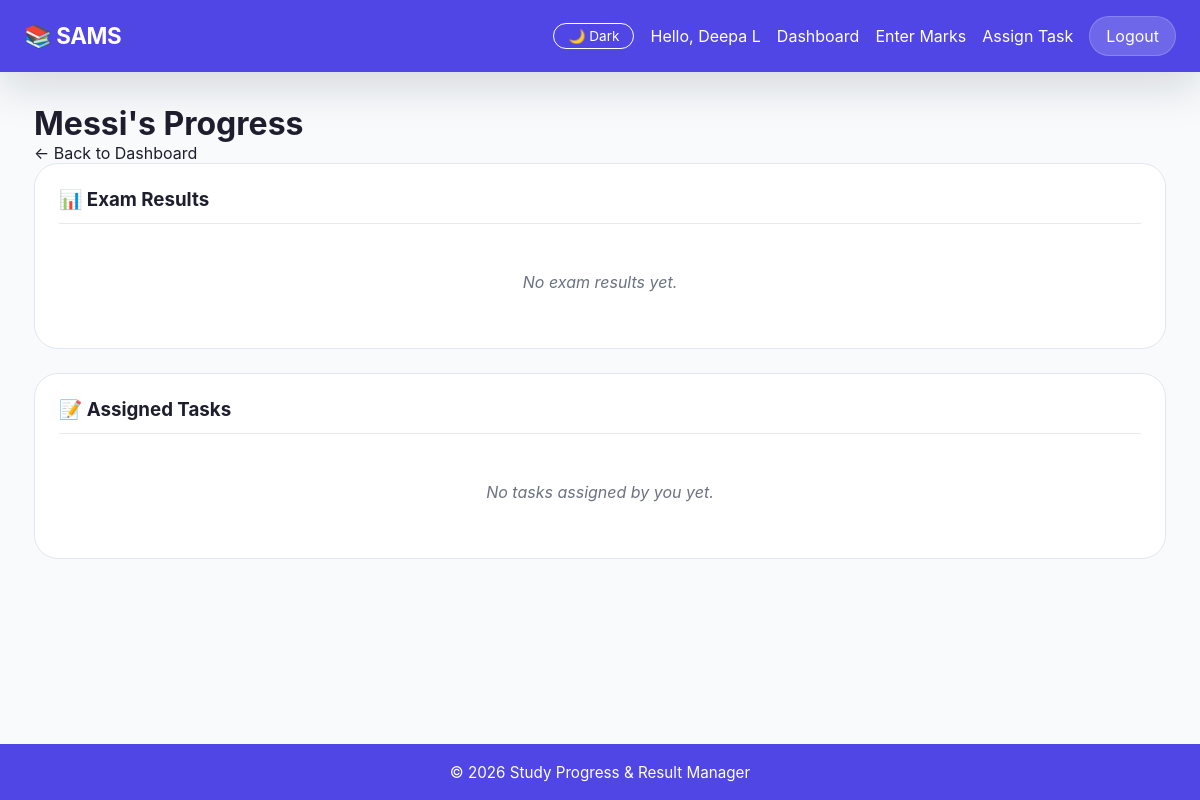
Page /teacher/student-progress/6 (signed in) on the earlier database version.
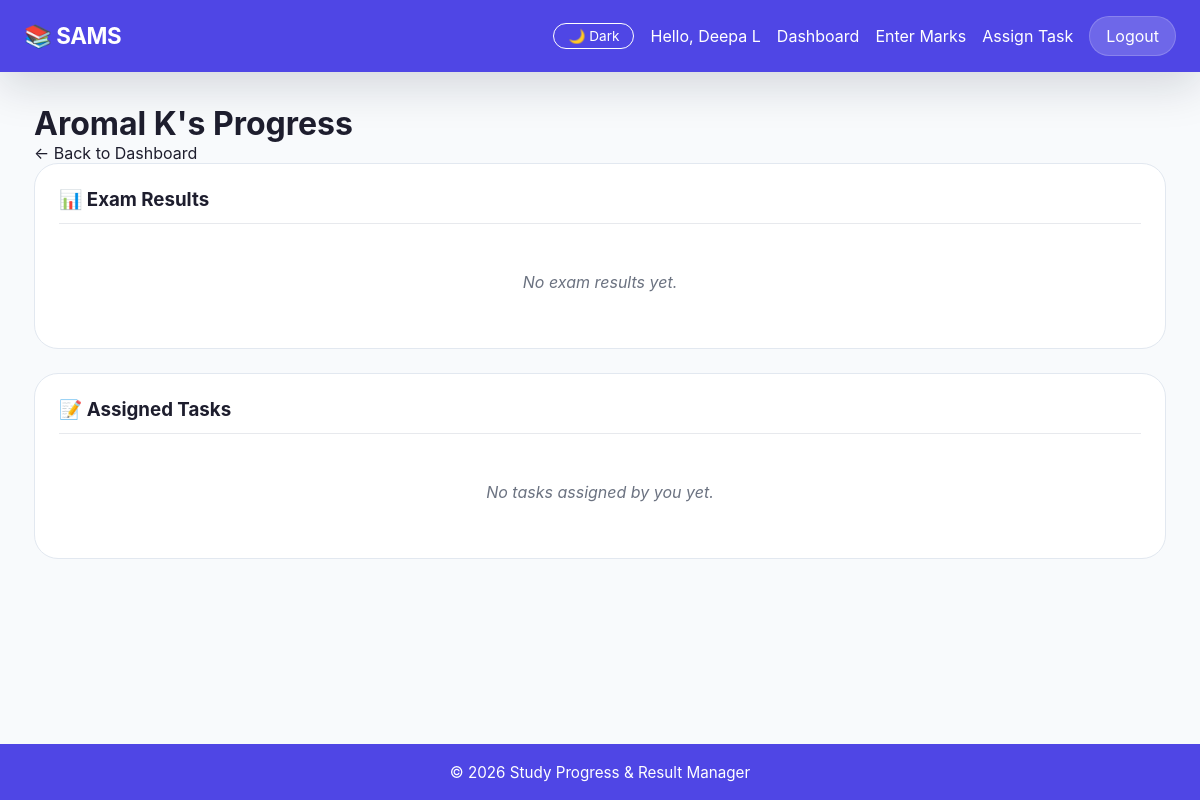
Same page on the later database version.
### tables this page shows
CREATE TABLE "users" (
                id INTEGER PRIMARY KEY AUTOINCREMENT,
                username TEXT UNIQUE NOT NULL,
                password TEXT NOT NULL,
                role TEXT NOT NULL CHECK(role IN ('teacher', 'student', 'admin')),
                full_name TEXT NOT NULL,
                status TEXT NOT NULL CHECK(status IN ('pending', 'active', 'blocked')) DEFAULT 'pending',
                department TEXT,
                created_at TIMESTAMP DEFAULT CURRENT_TIMESTAMP
            , theme VARCHAR(10) DEFAULT 'light');

### app.py (the view, shortened to what this page needs)
@app.route('/teacher/student-progress/<int:student_id>')
@login_required
@teacher_required
def student_progress(student_id):
    conn = get_db_connection()
    student = conn.execute(
        'SELECT * FROM users WHERE id = ?', (student_id,)
    ).fetchone()
    if not student:
        flash('Student not found.', 'error')
        conn.close()
        return redirect(url_for('teacher_dashboard'))
    study_logs = conn.execute('''
        SELECT sl.*, s.name as subject_name
        FROM study_logs sl
        JOIN subjects s ON sl.subject_id = s.id
        WHERE sl.student_id = ?
        ORDER BY sl.study_date DESC
    ''', (student_id,)).fetchall()
    exam_rows = conn.execute('''
        SELECT m.exam_name,
               COUNT(*) AS subject_count,
               SUM(m.marks_obtained) AS total_obtained,
               SUM(m.max_marks) AS total_max,
               MAX(m.created_at) AS last_entered
        FROM marks m
        WHERE m.student_id = ?
        GROUP BY m.exam_name
        ORDER BY last_entered DESC
    ''', (student_id,)).fetchall()
    exam_list = []
    tasks = conn.execute('''
        SELECT t.*, u.full_name as student_name
        FROM tasks t
        JOIN users u ON t.student_id = u.id
        WHERE t.student_id = ? AND t.teacher_id = ?
        ORDER BY t.is_completed ASC, t.due_date ASC
    ''', (student_id, session['user_id'])).fetchall()
    conn.close()
    return render_template('student_progress.html',
                         student=student,
                         exam_list=exam_list,
                         tasks=tasks,
                         show_full_progress=True)

### app.py (called while the page is built)
def login_required(f):
    @wraps(f)
    def decorated_function(*args, **kwargs):
        if 'user_id' not in session:
            flash('Please log in to access this page.', 'error')
            return redirect(url_for('login'))
        return f(*args, **kwargs)
    return decorated_function

def teacher_required(f):
    @wraps(f)
    def decorated_function(*args, **kwargs):
        if session.get('role') != 'teacher':
            flash('This page is for teachers only.', 'error')
            return redirect(url_for('home'))
        return f(*args, **kwargs)
    return decorated_function

@app.context_processor
def inject_current_user():
    return {'current_user': CurrentUser(session)}

    @property
    def is_authenticated(self):
        return bool(self.id)

### database.py (called while the page is built)
def get_db_connection():
    conn = sqlite3.connect(DATABASE)
    conn.row_factory = sqlite3.Row  # This lets us access columns by name
    return conn

### templates/student_progress.html (shortened to what this page needs)
{% extends 'base.html' %}
{% block content %}
<h1>{{ student.full_name }}'s Progress</h1>
<p><a href="{{ url_for('teacher_dashboard') }}">&larr; Back to Dashboard</a></p>
{% if show_full_progress %}
<div class="card">
    <h3>📊 Exam Results</h3>
    {% if selected_exam %}
        <p>Showing results for <strong>{{ selected_exam }}</strong>.</p>
        {% if exam_results %}
            <table class="data-table">
                <thead>
                    <tr>
                        <th>Subject</th>
                        <th>Marks</th>
                        <th>Percentage</th>
                        <th>Grade</th>
                        <th>Edit</th>
                    </tr>
                </thead>
                <tbody>
                    {% for result in exam_results %}
                    <tr>
                        <td>{{ result.subject_name }}</td>
                        <td>{{ result.marks_obtained }} / {{ result.max_marks }}</td>
                        <td>{{ result.percentage }}%</td>
                        <td class="grade-{{ result.grade }}">{{ result.grade }}</td>
                        <td>
                            {% if result.can_edit %}
                                <a href="{{ url_for('edit_mark', mark_id=result.id) }}" class="btn btn-small">Edit</a>
                            {% endif %}
                        </td>
                    </tr>
                    {% endfor %}
                </tbody>
            </table>
            <p><a href="{{ url_for('student_progress', student_id=student.id) }}" class="btn btn-secondary">Back to exams</a></p>
        {% else %}
            <p class="empty-state">No results found for this exam.</p>
            <p><a href="{{ url_for('student_progress', student_id=student.id) }}" class="btn btn-secondary">Back to exams</a></p>
        {% endif %}
    {% else %}
        {% if exam_list %}
            <table class="data-table">
                <thead>
                    <tr>
                        <th>Exam</th>
                        <th>Subjects</th>
                        <th>Total Marks</th>
                        <th>Percentage</th>
                        <th>Grade</th>
                        <th>Actions</th>
                    </tr>
                </thead>
                <tbody>
                    {% for exam in exam_list %}
                    <tr>
                        <td>{{ exam.exam_name }}</td>
                        <td>{{ exam.subject_count }}</td>
                        <td>{{ exam.total_obtained }} / {{ exam.total_max }}</td>
                        <td>{{ exam.percentage }}%</td>
                        <td class="grade-{{ exam.grade }}">{{ exam.grade }}</td>
                        <td>
                            <a href="{{ url_for('student_progress_exam', student_id=student.id, exam_name=exam.exam_name) }}" class="btn btn-small">View Exam</a>
                        </td>
                    </tr>
                    {% endfor %}
                </tbody>
            </table>
        {% else %}
            <p class="empty-state">No exam results yet.</p>
        {% endif %}
    {% endif %}
</div>
{% if not selected_exam %}
<div class="card">
    <h3>📝 Assigned Tasks</h3>
    {% if tasks %}
        <table class="data-table">
            <thead>
                <tr>
                    <th>Title</th>
                    <th>Due Date</th>
                    <th>Status</th>
                    <th>Actions</th>
                </tr>
            </thead>
            <tbody>
                {% for task in tasks %}
                <tr>
                    <td>{{ task.title }}</td>
                    <td>{{ task.due_date or '-' }}</td>
                    <td>{{ 'Completed' if task.is_completed else 'Pending' }}</td>
                    <td>
                        <a href="{{ url_for('edit_task', task_id=task.id) }}" class="btn btn-small">Edit</a>
                    </td>
                </tr>
                {% endfor %}
            </tbody>
        </table>
    {% else %}
        <p class="empty-state">No tasks assigned by you yet.</p>
    {% endif %}
</div>
{% endif %}
{% endif %}
{% endblock %}

Differences in the rows shown:
changed users: full_name "Messi" → "Aromal K"
